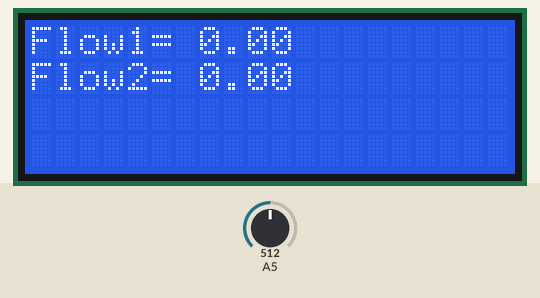
Bench run of a sketch on a simulated Arduino Uno, built with avr-gcc and run on an emulated ATmega328P. Parts: 20×4 character LCD. The inputs (shaded band) are chosen by the test bench; at power-on: A5 = 512. What the sketch prints to the serial monitor is not drawn.

Above: at 1.2 s.
1.3 s: A5 set to 742
At 2.5 s:
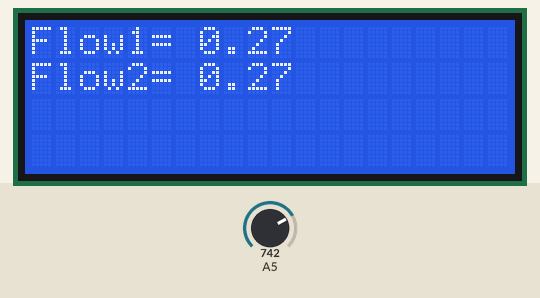
2.8 s: A5 set to 765
At 3.9 s:
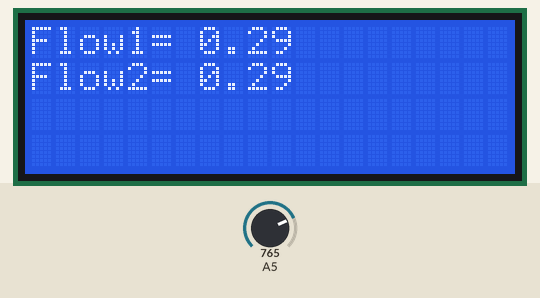
5.8 s: A5 set to 1023
At 6.7 s:
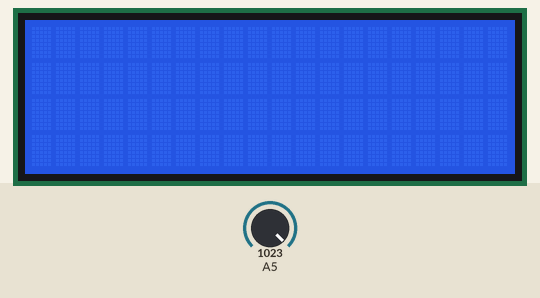
8.8 s: A5 set to 991
At 10.1 s:
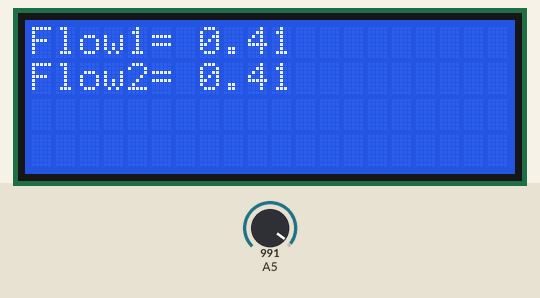
11.8 s: A5 set to 716
At 12.9 s:
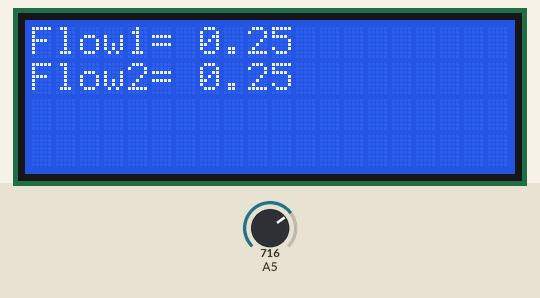
14.8 s: A5 set to 511
At 16.2 s:
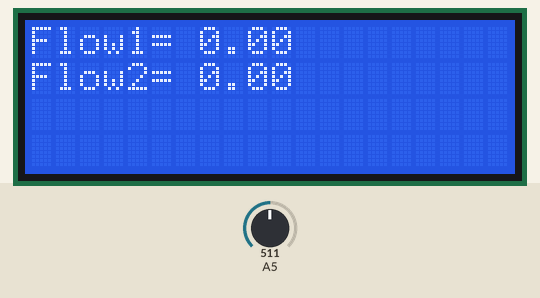
Timing chart, 0 to 17.8 s (numbered marks = the images above; inputs shaded):
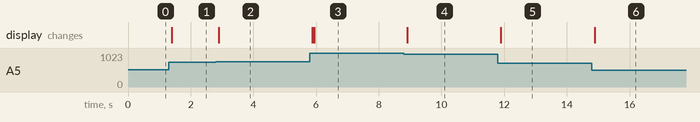

The sketch:

Hitungdebit.ino
```cpp
float pres, rho = 1.2, //mass jenis udara 1.2 Kg/m3
            v1, v2, Q1, Q2,
            interval_limit;

#include <Wire.h>
#include <LiquidCrystal_I2C.h>

LiquidCrystal_I2C lcd(0x27, 20, 4);

void setup() {
  // put your setup code here, to run once:
  Serial.begin(9600);
  lcd.backlight();
  lcd.init();
}

void loop() {
  // put your main code here, to run repeatedly:
  read_pressure();
  lcd_disp();
  delay(1);
}
```

pressure.ino
```cpp
float       a1 = 188.691 * 1e-6,
            a2 = 63.617 * 1e-6;

void read_pressure() {
  //  Serial.println("MEASURE");
  //  tp = millis();
  int analogValue = analogRead(A5);
  pres = (analogValue * 0.00512) - 2.8672; //kPa
  pres *= 10.1971;
  pres = constrain(pres, 0, 100);
  v1 = sqrt((2 * pres / rho) / (pow((a1 / a2), 2) - 1));
  v2 = sqrt((2 * pres / rho) / (1 - (pow((a1 / a2), 2))));

  Q1 = a1 * v1 * 1000;
  Q2 = a2 * v2;
  //  Serial.print("TIMER PRESS: ");
  //  Serial.println(tp-tp_1);

  //  if (pres >= MAX_PRESSURE){
  //    start = 1;
  //    set_alarm(start);
  //    disp_alarm();
  //    Serial.println("max pres");
  //
  //  }
  //  else if ((pres < MIN_PRESSURE) && (tp - tp_1 >= timer_pressure_limit) )
  //  {
  //    tp_1 = tp;
  //    Serial.println("low pres");
  //    start = 1;
  //    set_alarm(start);
  //    disp_alarm();
  //  }

  Serial.print(analogValue);
  Serial.print("  PRESSURE: "); Serial.print(pres);
  Serial.print("  SPEED: "); Serial.print(v1);
  Serial.print("  Area: "); Serial.print(a1);
  Serial.print("  Flow 1: "); Serial.println(Q1);
  //  Serial.print("Flow 2: "); Serial.println(Q2);
  //  Serial.print("t: "); Serial.println(td - td_1);
  //  tp_1 = tp;
  return pres;
}
```

LCD.ino
```cpp
void lcd_disp(){
  lcd.clear();

  lcd.setCursor(0, 0); lcd.print("Flow1=");
  lcd.setCursor(7, 0); lcd.print(Q1);
  lcd.setCursor(0, 1); lcd.print("Flow2=");
  lcd.setCursor(7, 1); lcd.print(Q1);
}
```

Measured:
- the behaviour switches between 1000 and 999 on A5 (found by bisection; images 3 and 4)
- after the input at 1.3 s, the display: changes after 0.10 s (image 1)
- after the input at 2.8 s, the display: changes after 0.09 s (image 2)
- after the input at 5.8 s, the display: first changes after 0.08 s (image 3 shows a later state)
- after the input at 8.8 s, the display: changes after 0.11 s (image 4)
- after the input at 11.8 s, the display: changes after 0.09 s (image 5)
- after the input at 14.8 s, the display: changes after 0.08 s (image 6)
